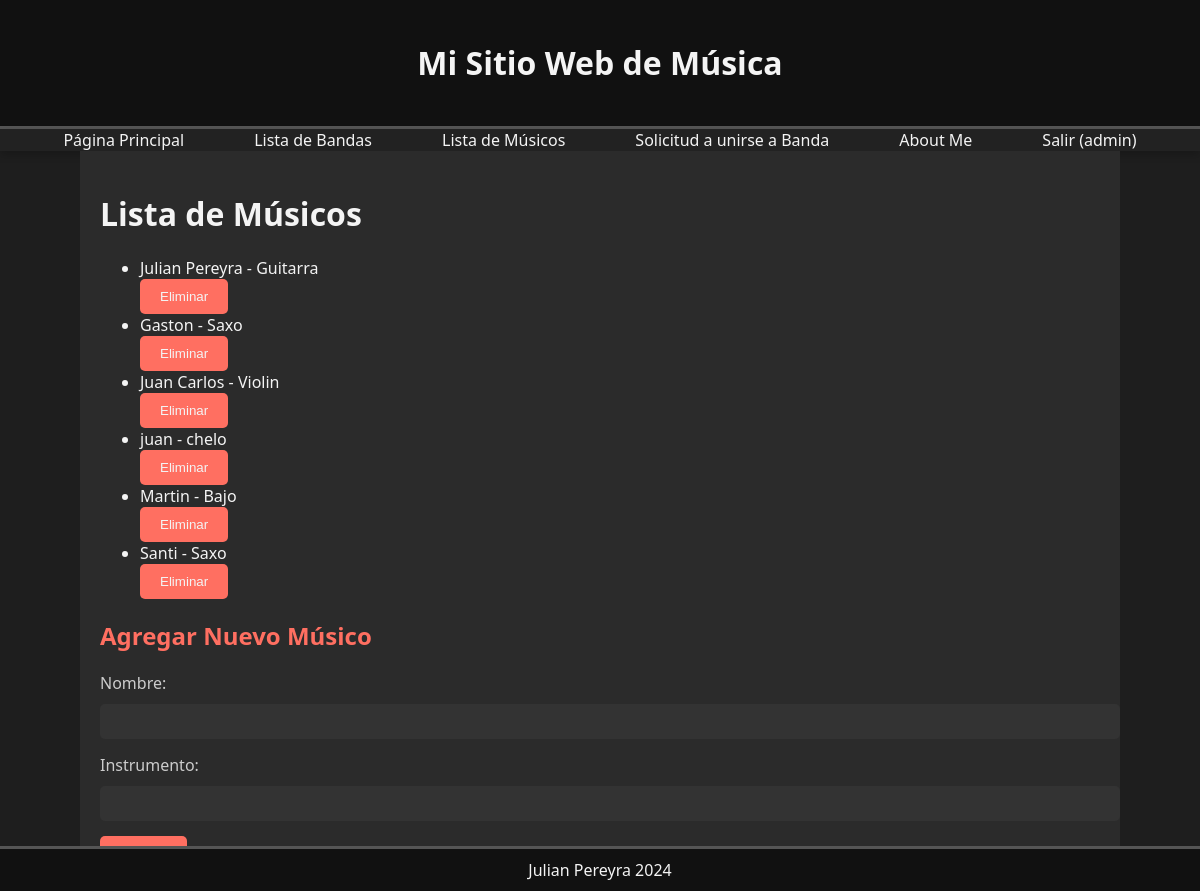
The page /Integrantes/musicos/ (signed in) on the database as committed earlier.
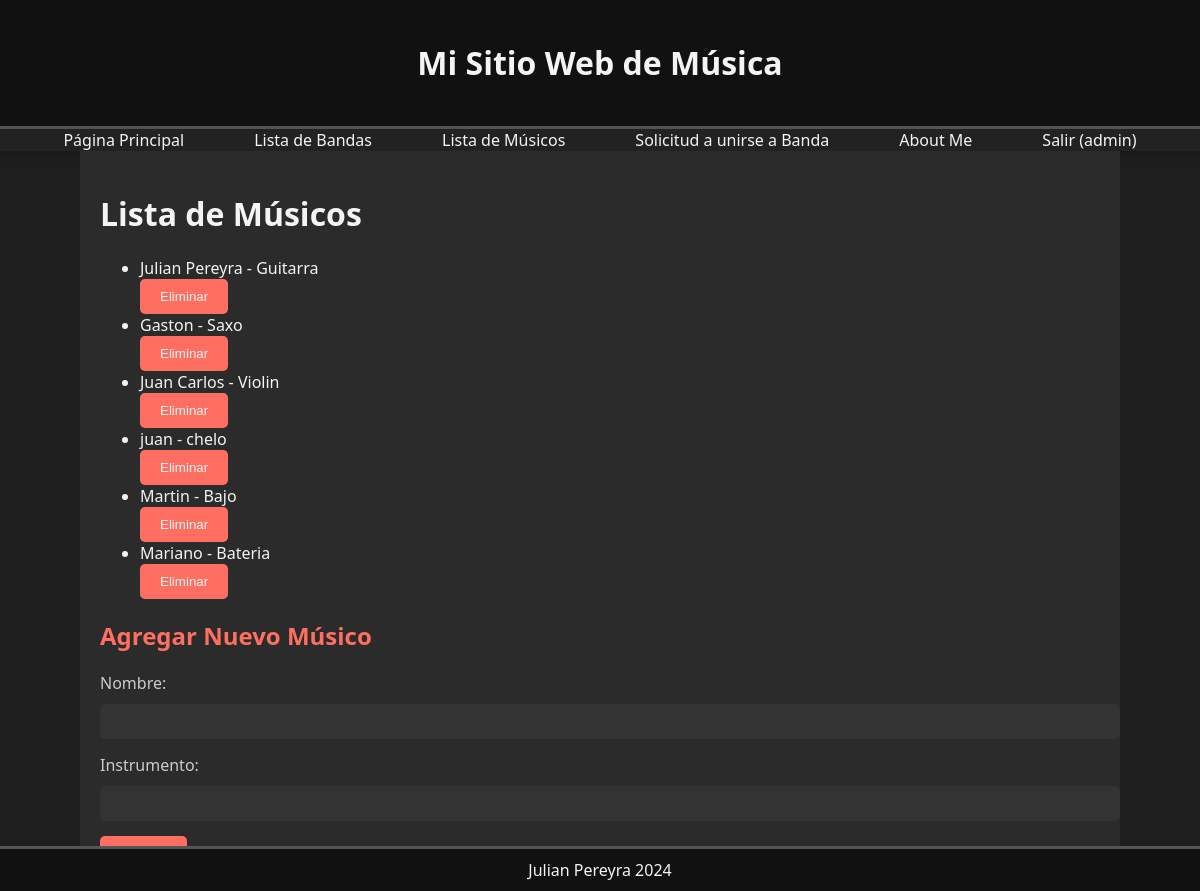
The same page on the database as committed later.
### Integrantes/models.py (models this page shows, shortened)
class Musico(models.Model):
    nombre = models.CharField(max_length=255)
    instrumento = models.CharField(max_length=100)
    genero_primario = models.ForeignKey(GeneroMusical, on_delete=models.SET_NULL, null=True, related_name='musico_genero_primario')
    genero_secundario = models.ForeignKey(GeneroMusical, on_delete=models.SET_NULL, null=True, blank=True, related_name='musico_genero_secundario')

### Integrantes/views.py (the view)
# urls.py: path('musicos/', views.lista_musicos, name='lista_musicos'),
@login_required
def lista_musicos(request):
    musicos = Musico.objects.all()
    return render(request, 'integrantes/lista_musicos.html', {'musicos': musicos})

### Integrantes/templates/Integrantes/lista_musicos.html (shortened to what this page needs)
{% extends 'base.html' %}
{% block content %}
    <h1>Lista de Músicos</h1>
    <ul>
        {% for musico in musicos %}
            <li>{{ musico.nombre }} - {{ musico.instrumento }}</li>
            <form method="post" action="{% url 'Integrantes:eliminar_musico' musico.id %}">
                <button type="submit">Eliminar</button>
            </form>
        {% endfor %}
    </ul>
    <h2>Agregar Nuevo Músico</h2>
    <form method="post" action="{% url 'Integrantes:agregar_musico' %}">
        <label for="nombre">Nombre:</label>
        <input type="text" name="nombre" required>
        <label for="instrumento">Instrumento:</label>
        <input type="text" name="instrumento" required>
        <button type="submit">Agregar</button>
    </form>
{% endblock %}

### core/templates/core/base.html (shortened to what this page needs)
<!DOCTYPE html>
<html>
<head>
    <link rel="stylesheet" href="https://cdnjs.cloudflare.com/ajax/libs/font-awesome/5.15.4/css/all.min.css">
</head>
<body>
    <header>
        <h1>Mi Sitio Web de Música</h1>
    </header>
    <nav>
        <ul>
            <li><a href="{% url 'Integrantes:pagina_principal' %}">Página Principal</a></li>
            <li><a href="{% url 'Integrantes:lista_bandas' %}">Lista de Bandas</a></li>
            <li><a href="{% url 'Integrantes:lista_musicos' %}">Lista de Músicos</a></li>
            <li><a href="{% url 'Integrantes:solicitud_unirse_banda' %}">Solicitud a unirse a Banda</a></li>
            <li><a href="{% url 'core:about_me' %}">About Me</a></li>
            {% if user.is_authenticated %}
                <li><a href="{% url 'core:logout' %}">Salir ({{ user.username }})</a></li>
            {% else %}
                <li><a href="{% url 'core:login' %}">Ingresar</a></li>
                <li><a href="{% url 'core:register' %}">Crear Cuenta</a></li>
            {% endif %}
        </ul>
    </nav>
    <main class="container">
        {% block content %}{% endblock %}
    </main>
    <footer>
        Julian Pereyra 2024
    </footer>
</body>
</html>

### core/templates/core/base.html (style rules this page uses)
body { font-family: 'Segoe UI', Tahoma, Geneva, Verdana, sans-serif; margin: 0; padding: 0; background-color: #1e1e1e; color: #f4f4f4; }
header { background-color: #111; color: #f4f4f4; padding: 20px 0; text-align: center; border-bottom: 3px solid #555; }
nav { background-color: #222; overflow: hidden; box-shadow: 0 4px 8px rgba(0, 0, 0, 0.2); }
nav ul { list-style: none; padding: 0; margin: 0; display: flex; justify-content: center; }
nav ul li { margin: 0 15px; }
nav ul li a { text-decoration: none; color: #f4f4f4; padding: 10px 20px; border-radius: 5px; transition: background-color 0.3s ease, color 0.3s ease; }
main { padding: 20px; background-color: #2b2b2b; min-height: 80vh; }
footer { background-color: #111; color: #f4f4f4; text-align: center; padding: 10px 0; position: fixed; width: 100%; bottom: 0; border-top: 3px solid #555; }
.container { max-width: 1000px; margin: 0 auto; }
h2 { color: #ff6f61; }
button { background-color: #ff6f61; color: #f4f4f4; border: none; padding: 10px 20px; border-radius: 5px; cursor: pointer; transition: background-color 0.3s ease; }
input[type="text"], input[type="password"], select, textarea { width: 100%; padding: 10px; margin: 5px 0 15px 0; border: none; border-radius: 5px; background-color: #333; color: #f4f4f4; }
label { margin-bottom: 5px; display: block; color: #ccc; }

Rows that differ between the two databases and show on the page:
removed Musico: nombre "Santi", instrumento "Saxo"
added Musico: nombre "Mariano", instrumento "Bateria"
